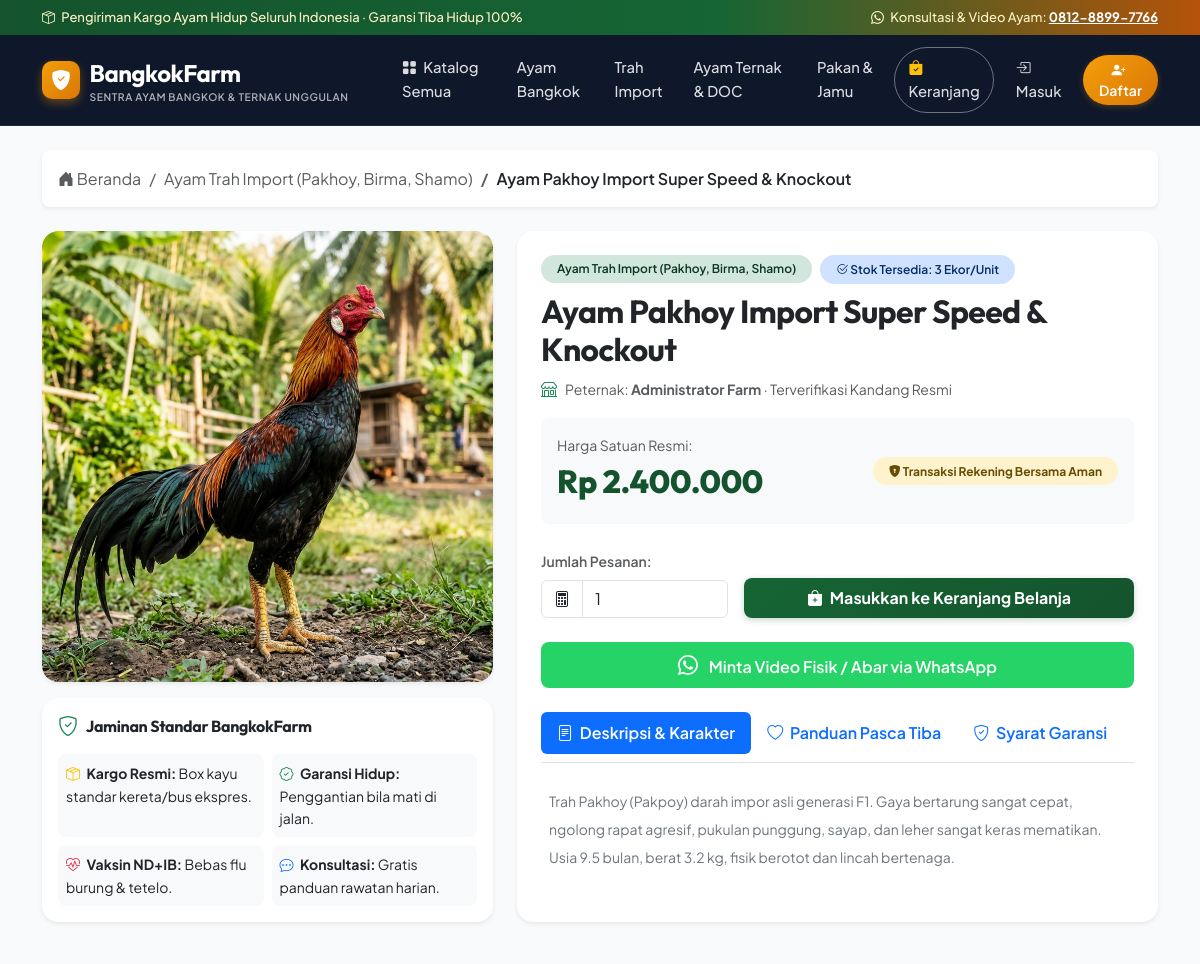
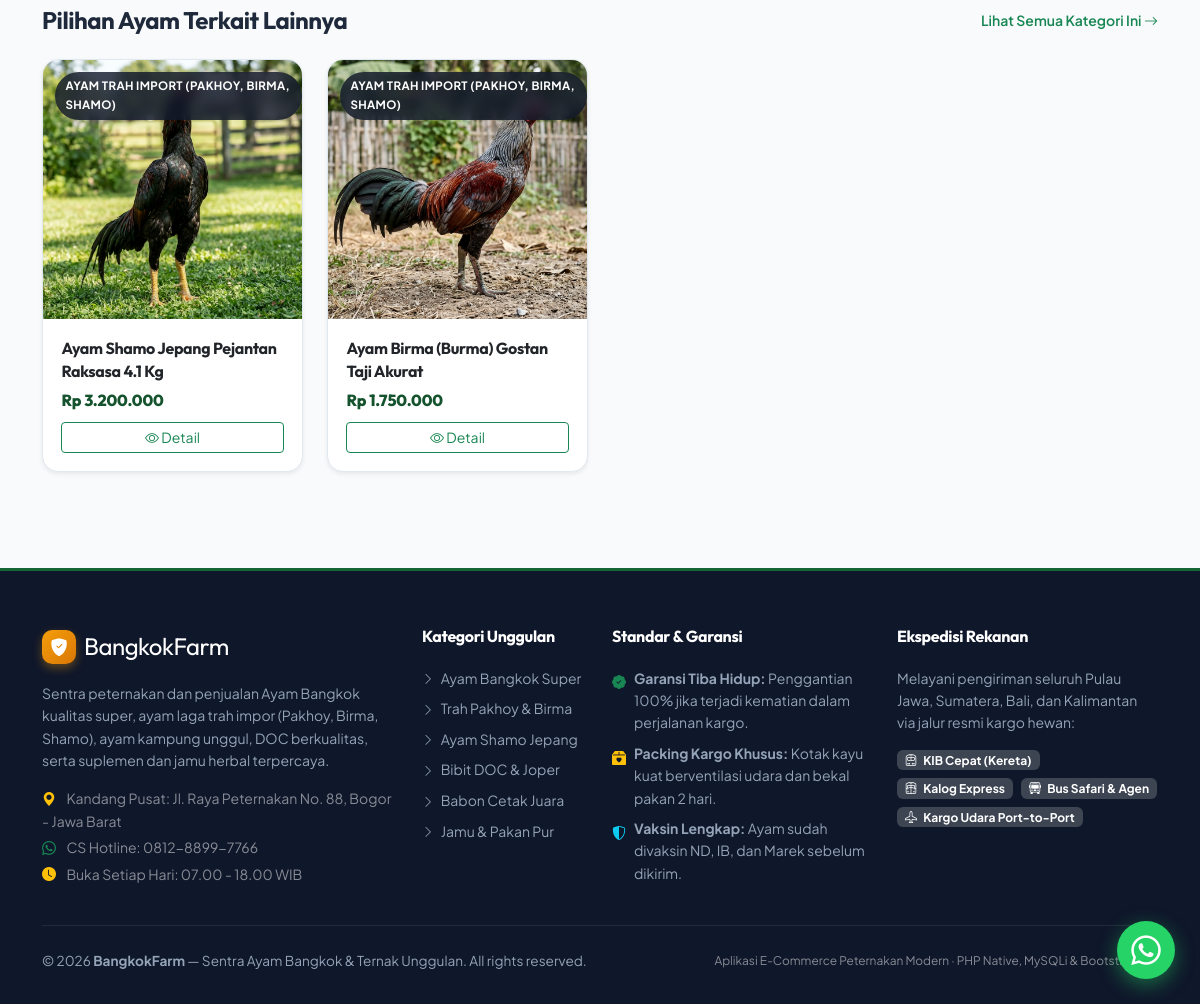
Screenshot of /detail.php?id=3 with the database file from the repository (2 pictures, top to bottom).
### tables this page shows
CREATE TABLE produk (
    id_produk   INT AUTO_INCREMENT PRIMARY KEY,
    id_penjual  INT NOT NULL,
    id_kategori INT NOT NULL,
    nama_produk VARCHAR(150) NOT NULL,
    deskripsi   TEXT         DEFAULT NULL,
    harga       DECIMAL(12,2) NOT NULL DEFAULT 0,
    stok        INT           NOT NULL DEFAULT 0,
    gambar      VARCHAR(255)  DEFAULT NULL,
    created_at  TIMESTAMP     NOT NULL DEFAULT CURRENT_TIMESTAMP,
    CONSTRAINT fk_produk_penjual  FOREIGN KEY (id_penjual)  REFERENCES users(id_user)      ON DELETE CASCADE ON UPDATE CASCADE,
    CONSTRAINT fk_produk_kategori FOREIGN KEY (id_kategori) REFERENCES kategori(id_kategori) ON DELETE CASCADE ON UPDATE CASCADE
);

CREATE TABLE kategori (
    id_kategori   INT AUTO_INCREMENT PRIMARY KEY,
    nama_kategori VARCHAR(50) NOT NULL
);

CREATE TABLE users (
    id_user     INT AUTO_INCREMENT PRIMARY KEY,
    nama        VARCHAR(100) NOT NULL,
    email       VARCHAR(100) NOT NULL UNIQUE,
    password    VARCHAR(255) NOT NULL,
    role        ENUM('admin','user') NOT NULL DEFAULT 'user',
    telepon     VARCHAR(20)  DEFAULT NULL,
    alamat      TEXT         DEFAULT NULL,
    created_at  TIMESTAMP    NOT NULL DEFAULT CURRENT_TIMESTAMP
);

### includes/fungsi.php (called while the page is built, shortened)
<?php
function rupiah($angka)
{
    return 'Rp ' . number_format((float) $angka, 0, ',', '.');
}
function e($text)
{
    return htmlspecialchars((string) $text, ENT_QUOTES, 'UTF-8');
}
function gambar_produk($gambar)
{
    return BASE_URL . '/assets/img/produk/' . rawurlencode($gambar);
}
function link_whatsapp($pesan = '')
{
    $nomor = defined('APP_WA') ? APP_WA : '6281288997766';
    return 'https://wa.me/' . $nomor . '?text=' . rawurlencode($pesan);
}

### detail.php (the view, shortened to what this page needs)
<?php
require_once __DIR__ . '/includes/fungsi.php';
$id = (int) ($_GET['id'] ?? 0);
$stmt = $koneksi->prepare('SELECT p.*, k.nama_kategori, u.nama AS nama_penjual, u.telepon AS telepon_penjual
                           FROM produk p
                           JOIN kategori k ON k.id_kategori = p.id_kategori
                           JOIN users u   ON u.id_user     = p.id_penjual
                           WHERE p.id_produk = ?');
$stmt->bind_param('i', $id);
$stmt->execute();
$p = $stmt->get_result()->fetch_assoc();
$stmt = $koneksi->prepare('SELECT p.*, k.nama_kategori, u.nama AS nama_penjual
                           FROM produk p
                           JOIN kategori k ON k.id_kategori = p.id_kategori
                           JOIN users u ON u.id_user = p.id_penjual
                           WHERE p.id_kategori = ? AND p.id_produk <> ? ORDER BY RAND() LIMIT 4');
$stmt->bind_param('ii', $p['id_kategori'], $id);
$stmt->execute();
$terkait = $stmt->get_result()->fetch_all(MYSQLI_ASSOC);
require_once __DIR__ . '/includes/header.php';
?>
<nav aria-label="breadcrumb" class="mb-4">
    <ol class="breadcrumb bg-white p-3 rounded-3 shadow-sm">
        <li class="breadcrumb-item"><a href="<?= BASE_URL ?>/index.php" class="text-decoration-none text-muted"><i class="bi bi-house-door-fill"></i> Beranda</a></li>
        <li class="breadcrumb-item"><a href="<?= BASE_URL ?>/index.php?kategori=<?= (int) $p['id_kategori'] ?>" class="text-decoration-none text-muted"><?= e($p['nama_kategori']) ?></a></li>
        <li class="breadcrumb-item active text-dark fw-semibold" aria-current="page"><?= e($p['nama_produk']) ?></li>
    </ol>
</nav>
<div class="row g-4 mb-5">
    <div class="col-lg-5">
        <div class="card border-0 shadow-sm rounded-4 overflow-hidden mb-3">
            <img src="<?= e(gambar_produk($p['gambar'])) ?>" class="gambar-detail" alt="<?= e($p['nama_produk']) ?>">
        </div>
        <div class="card border-0 shadow-sm rounded-4 p-3 bg-white">
            <h6 class="fw-bold mb-3 d-flex align-items-center gap-2">
                <i class="bi bi-shield-check text-success fs-5"></i> Jaminan Standar BangkokFarm
            </h6>
            <div class="row g-2 small">
                <div class="col-6">
                    <div class="p-2 bg-light rounded-3 h-100">
                        <i class="bi bi-box-seam text-warning me-1"></i> <strong>Kargo Resmi:</strong> Box kayu standar kereta/bus ekspres.
                    </div>
                </div>
                <div class="col-6">
                    <div class="p-2 bg-light rounded-3 h-100">
                        <i class="bi bi-patch-check text-success me-1"></i> <strong>Garansi Hidup:</strong> Penggantian bila mati di jalan.
                    </div>
                </div>
                <div class="col-6">
                    <div class="p-2 bg-light rounded-3 h-100">
                        <i class="bi bi-heart-pulse text-danger me-1"></i> <strong>Vaksin ND+IB:</strong> Bebas flu burung &amp; tetelo.
                    </div>
                </div>
                <div class="col-6">
                    <div class="p-2 bg-light rounded-3 h-100">
                        <i class="bi bi-chat-dots text-primary me-1"></i> <strong>Konsultasi:</strong> Gratis panduan rawatan harian.
                    </div>
                </div>
            </div>
        </div>
    </div>
    <div class="col-lg-7">
        <div class="card border-0 shadow-sm rounded-4 p-4 bg-white h-100">
            <div class="d-flex flex-wrap align-items-center gap-2 mb-2">
                <span class="badge bg-success-subtle text-success-emphasis px-3 py-2 rounded-pill fw-semibold">
                    <?= e($p['nama_kategori']) ?>
                </span>
                <?php if ((int)$p['stok'] > 0): ?>
                    <span class="badge bg-primary-subtle text-primary-emphasis px-3 py-2 rounded-pill fw-semibold">
                        <i class="bi bi-check2-circle"></i> Stok Tersedia: <?= (int)$p['stok'] ?> Ekor/Unit
                    </span>
                <?php else: ?>
                    <span class="badge bg-danger-subtle text-danger-emphasis px-3 py-2 rounded-pill fw-semibold">
                        <i class="bi bi-x-circle"></i> Stok Habis
                    </span>
                <?php endif; ?>
            </div>
            <h2 class="fw-bold text-dark mb-2"><?= e($p['nama_produk']) ?></h2>
            <div class="d-flex align-items-center gap-2 text-muted small mb-3">
                <i class="bi bi-shop text-success fs-6"></i>
                <span>Peternak: <strong><?= e($p['nama_penjual']) ?></strong> &middot; Terverifikasi Kandang Resmi</span>
            </div>
            <div class="p-3 bg-light rounded-3 mb-4 d-flex align-items-center justify-content-between">
                <div>
                    <span class="text-muted small d-block">Harga Satuan Resmi:</span>
                    <span class="harga fs-2"><?= rupiah($p['harga']) ?></span>
                </div>
                <span class="badge bg-warning-subtle text-warning-emphasis px-3 py-2 rounded-pill small">
                    <i class="bi bi-shield-lock-fill"></i> Transaksi Rekening Bersama Aman
                </span>
            </div>
            <?php if ((int) $p['stok'] > 0): ?>
                <form action="<?= BASE_URL ?>/aksi_keranjang.php" method="post" class="mb-4">
                    <div class="row g-3 align-items-end">
                        <div class="col-sm-4">
                            <label class="form-label fw-semibold small text-muted">Jumlah Pesanan:</label>
                            <div class="input-group">
                                <span class="input-group-text bg-white"><i class="bi bi-calculator"></i></span>
                                <input type="number" name="qty" class="form-control" value="1" min="1" max="<?= (int) $p['stok'] ?>">
                            </div>
                        </div>
                        <div class="col-sm-8 d-grid">
                            <button class="btn btn-farm-primary py-2 fw-bold" type="submit">
                                <i class="bi bi-bag-plus-fill me-1"></i> Masukkan ke Keranjang Belanja
                            </button>
                        </div>
                    </div>
                </form>
            <?php else: ?>
                <div class="alert alert-danger mb-4 rounded-3">
                    <i class="bi bi-exclamation-triangle-fill me-1"></i> Mohon maaf, stok untuk produk ayam ini sedang habis. Silakan hubungi kami untuk indent / pesan anakan berikutnya.
                </div>
            <?php endif; ?>
            <div class="d-grid mb-4">
                <a href="<?= link_whatsapp('Halo BangkokFarm, saya ingin minta video fisik, video abar, dan info pengiriman untuk: ' . $p['nama_produk'] . ' (' . rupiah($p['harga']) . ')') ?>"
                   target="_blank"
                   class="btn btn-wa py-2 fw-semibold">
                    <i class="bi bi-whatsapp me-2 fs-5"></i> Minta Video Fisik / Abar via WhatsApp
                </a>
            </div>
            <ul class="nav nav-pills mb-3 border-bottom pb-2" id="detailTab" role="tablist">
                <li class="nav-item" role="presentation">
                    <button class="nav-link active py-2 px-3 fw-semibold" id="desc-tab" data-bs-toggle="pill" data-bs-target="#desc-pane" type="button" role="tab">
                        <i class="bi bi-file-text me-1"></i> Deskripsi &amp; Karakter
                    </button>
                </li>
                <li class="nav-item" role="presentation">
                    <button class="nav-link py-2 px-3 fw-semibold" id="care-tab" data-bs-toggle="pill" data-bs-target="#care-pane" type="button" role="tab">
                        <i class="bi bi-heart me-1"></i> Panduan Pasca Tiba
                    </button>
                </li>
                <li class="nav-item" role="presentation">
                    <button class="nav-link py-2 px-3 fw-semibold" id="warranty-tab" data-bs-toggle="pill" data-bs-target="#warranty-pane" type="button" role="tab">
                        <i class="bi bi-shield-check me-1"></i> Syarat Garansi
                    </button>
                </li>
            </ul>
            <div class="tab-content small" id="detailTabContent">
                <div class="tab-pane fade show active" id="desc-pane" role="tabpanel">
                    <div class="p-2 lh-lg text-secondary">
                        <?= nl2br(e($p['deskripsi'])) ?>
                    </div>
                </div>
            </div>
        </div>
    </div>
</div>
<?php if (!empty($terkait)): ?>
    <div class="mt-5">
        <div class="d-flex justify-content-between align-items-center mb-4">
            <h4 class="fw-bold mb-0">Pilihan Ayam Terkait Lainnya</h4>
            <a href="<?= BASE_URL ?>/index.php?kategori=<?= (int)$p['id_kategori'] ?>" class="text-decoration-none text-success fw-semibold small">
                Lihat Semua Kategori Ini <i class="bi bi-arrow-right"></i>
            </a>
        </div>
        <div class="row g-4">
            <?php foreach ($terkait as $t): ?>
                <div class="col-6 col-md-3">
                    <div class="card card-produk h-100 shadow-sm">
                        <div class="card-produk-img-wrapper">
                            <span class="badge-kategori-chip"><?= e($t['nama_kategori']) ?></span>
                            <a href="<?= BASE_URL ?>/detail.php?id=<?= (int) $t['id_produk'] ?>">
                                <img src="<?= e(gambar_produk($t['gambar'])) ?>" alt="<?= e($t['nama_produk']) ?>" loading="lazy">
                            </a>
                        </div>
                        <div class="card-body">
                            <h6 class="card-title small">
                                <a href="<?= BASE_URL ?>/detail.php?id=<?= (int) $t['id_produk'] ?>" class="text-decoration-none text-dark">
                                    <?= e($t['nama_produk']) ?>
                                </a>
                            </h6>
                            <div class="harga fs-6 mb-2"><?= rupiah($t['harga']) ?></div>
                            <a href="<?= BASE_URL ?>/detail.php?id=<?= (int) $t['id_produk'] ?>" class="btn btn-sm btn-outline-success w-100 mt-auto">
                                <i class="bi bi-eye"></i> Detail
                            </a>
                        </div>
                    </div>
                </div>
            <?php endforeach; ?>
        </div>
    </div>
<?php endif; ?>
<?php require_once __DIR__ . '/includes/footer.php'; ?>

### rows the page displays
produk: id_kategori.nama_kategori "Ayam Trah Import (Pakhoy, Birma, Shamo)", nama_produk "Ayam Pakhoy Import Super Speed & Knockout", gambar (picture), stok "3", id_penjual.nama "Administrator Farm", harga "Rp 2.400.000", deskripsi "Trah Pakhoy (Pakpoy) darah impor asli generasi F1. Gaya bertarung sangat cepat, ngolong rapat agresif, pukulan punggung, sayap, dan leher sangat keras mematikan. Usia 9.5 bulan, berat 3.2 kg, fisik berotot dan lincah bertenaga."
produk: id_kategori.nama_kategori "AYAM TRAH IMPORT (PAKHOY, BIRMA, SHAMO)", gambar (picture), nama_produk "Ayam Shamo Jepang Pejantan Raksasa 4.1 Kg", harga "Rp 3.200.000"
produk: id_kategori.nama_kategori "AYAM TRAH IMPORT (PAKHOY, BIRMA, SHAMO)", gambar (picture), nama_produk "Ayam Birma (Burma) Gostan Taji Akurat", harga "Rp 1.750.000"

### other values shown
$wa_display "0812-8899-7766"
APP_NAME "BangkokFarm"
$tagline "SENTRA AYAM BANGKOK & TERNAK UNGGULAN"
APP_WA_DISPLAY "0812-8899-7766"
$tagline "Sentra Ayam Bangkok & Ternak Unggulan"
